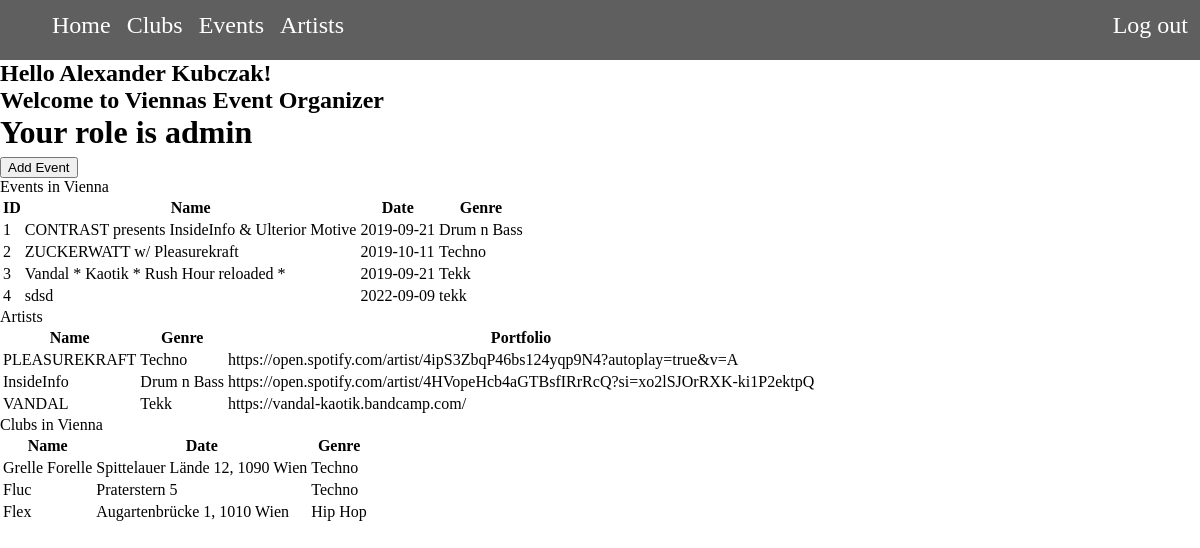
/index.php (signed in), run on the app's committed database.
### tables this page shows
CREATE TABLE `users` (
  `user_id` int(6) NOT NULL,
  `user_email` varchar(255) DEFAULT NULL,
  `user_name` varchar(255) DEFAULT NULL,
  `user_password` varchar(255) DEFAULT NULL,
  `role` int(1) NOT NULL
);

CREATE TABLE `events` (
  `eventID` int(6) NOT NULL,
  `name` varchar(255) DEFAULT NULL,
  `artistID` int(6) DEFAULT NULL,
  `locationID` int(6) DEFAULT NULL,
  `eventdate` date DEFAULT NULL,
  `eventtime` varchar(255) DEFAULT NULL,
  `genre` varchar(255) DEFAULT NULL,
  `age` int(6) DEFAULT NULL,
  `price` int(6) DEFAULT NULL,
  `description` varchar(255) DEFAULT NULL
);

CREATE TABLE `artist` (
  `artistID` int(6) NOT NULL,
  `name` varchar(255) DEFAULT NULL,
  `genre` varchar(255) DEFAULT NULL,
  `located` varchar(255) DEFAULT NULL,
  `portfolio` varchar(255) DEFAULT NULL
);

CREATE TABLE `location` (
  `locationID` int(6) NOT NULL,
  `name` varchar(255) DEFAULT NULL,
  `adress` varchar(255) DEFAULT NULL,
  `genre` varchar(255) DEFAULT NULL,
  `telephone` int(20) DEFAULT NULL,
  `opening` varchar(255) DEFAULT NULL
);

### components/a_showallusers.php (the view)
<?php
$sql = "SELECT eventID, name, eventdate, genre FROM events";
$result = $connect->query($sql);
if ($result->num_rows > 0) {
  echo "
	<p class='connecthead'>Events in Vienna</p>
	  <table class='allevents'>
	  <thead>
	    <tr>
	      <th>ID</th>
	      <th>Name</th>
	      <th>Date</th>
	      <th>Genre</th>
	    </tr>
	  </thead>";
while($row = $result->fetch_assoc()) {
	echo
		'<tr>
			<td class="tablename">' .$row["eventID"]. '</td>
			<td class="tablename">' .$row["name"]. '</td>
			<td class="tabledate">' .$row["eventdate"]. '</td>
			<td class="tablegenre">' .$row["genre"]. '</td>
									</td>
	    </tr>';
  }
echo '</table>';
}
?>

### index.php (shortened to what this page needs)
<?php
require_once 'dbconnect.php';
?>
<!DOCTYPE html>
<html>
<head>
<body>
<?php include 'components/header.php';?>
<?php
$currentuser = $_SESSION['user'];
$sql = "SELECT * FROM users where user_id = $currentuser";
$result = $connect->query($sql);
$row = $result->fetch_assoc();
echo '<h2 class="greeting"> Hello ' .$row["user_name"]. '! <br> Welcome to Viennas Event Organizer</h2>';
	?>
            <?php if($userRow['role' ]==1){ ?>
          <h1 class="welcome">Your role is user </h1>
          <?php include 'components/showclubs.php'; ?>
          <?php include 'components/showallusers.php'; ?>
          <?php include 'components/showartist.php'; ?>
		  <?php }
     	  else{ ?>
     	  	<h1 class="welcome">Your role is admin </h1>
     	  	<a href= "adddata.php"><button class="add" type="button">Add Event</button></a>
     	  	          <?php include 'components/a_showallusers.php'; ?>
                    <?php include 'components/showartist.php'; ?>
                              <?php include 'components/showclubs.php'; ?>
     	 <?php } ?>
</body>
</html>

### components/header.php
<!DOCTYPE html>
<html>
<head>
<link rel="stylesheet" type="text/css" href="css/stylesheet.css">
</head>
<body>
<header>
	<ul>
  			<li><a href="index.php">Home</a></li>
  			<li><a href="clubs.php">Clubs</a></li>
 			<li><a href="events.php">Events</a></li>
 			<li><a href="artist.php">Artists</a></li>
</ul>
<a class="homebutton" type="button" href="logout.php?logout">Log out</a>
</header>
</body>
</html>

### components/showartist.php
<?php
$sql = "SELECT name, genre, portfolio FROM artist";
$result = $connect->query($sql);
if ($result->num_rows > 0) {
  echo "
	<p class='connecthead'>Artists</p>
	  <table class='allclubs'>
	  <thead>
	    <tr>
	      <th>Name</th>
	      <th>Genre</th>
   	      <th>Portfolio</th>
	    </tr>
	  </thead>";
while($row = $result->fetch_assoc()) {
	echo
		'<tr>
			<td class="tablename">' .$row["name"]. '</td>
			<td class="tablegenre">' .$row["genre"]. '</td>
			<td class="tabledate">' .$row["portfolio"]. '</td>
						</td>
	    </tr>';
  }
echo '</table>';
}
?>

### components/showclubs.php
<?php
$sql = "SELECT name, adress, genre FROM location";
$result = $connect->query($sql);
if ($result->num_rows > 0) {
  echo "
	<p class='connecthead'>Clubs in Vienna</p>
	  <table class='allclubs'>
	  <thead>
	    <tr>
	      <th>Name</th>
	      <th>Date</th>
	      <th>Genre</th>
	    </tr>
	  </thead>";
while($row = $result->fetch_assoc()) {
	echo
		'<tr>
			<td class="tablename">' .$row["name"]. '</td>
			<td class="tabledate">' .$row["adress"]. '</td>
			<td class="tablegenre">' .$row["genre"]. '</td>
						</td>
	    </tr>';
  }
echo '</table>';
}
?>

### css/stylesheet.css (style rules this page uses)
* { margin: 0; }
header { width: 100%; height: 5vw; background-color: #5F5F5F }
li { display: inline; margin-left: 1vw; position: relative; top: 1vw; }
a { color: white; text-decoration: none; font-size: 150%; }
.homebutton { color: white; float: right; position: relative; bottom: 1.25vw; right: 1vw; }

### data on the page
users: user_name "Alexander Kubczak"
events: eventID "1", name "CONTRAST presents InsideInfo & Ulterior Motive", eventdate "2019-09-21", genre "Drum n Bass"
events: eventID "2", name "ZUCKERWATT w/ Pleasurekraft", eventdate "2019-10-11", genre "Techno"
events: eventID "3", name "Vandal * Kaotik * Rush Hour reloaded *", eventdate "2019-09-21", genre "Tekk"
events: eventID "4", name "sdsd", eventdate "2022-09-09", genre "tekk"
artist: name "PLEASUREKRAFT", genre "Techno", portfolio "https://open.spotify.com/artist/4ipS3ZbqP46bs124yqp9N4?autoplay=true&v=A"
artist: name "InsideInfo", genre "Drum n Bass", portfolio "https://open.spotify.com/artist/4HVopeHcb4aGTBsfIRrRcQ?si=xo2lSJOrRXK-ki1P2ektpQ"
artist: name "VANDAL", genre "Tekk", portfolio "https://vandal-kaotik.bandcamp.com/"
location: name "Grelle Forelle", adress "Spittelauer Lände 12, 1090 Wien", genre "Techno"
location: name "Fluc", adress "Praterstern 5", genre "Techno"
location: name "Flex", adress "Augartenbrücke 1, 1010 Wien", genre "Hip Hop"
